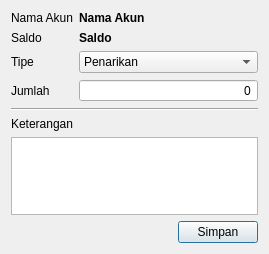
<?xml version="1.0" encoding="UTF-8"?>
<ui version="4.0">
 <class>DepositDialog</class>
 <widget class="QDialog" name="DepositDialog">
  <property name="geometry">
   <rect>
    <x>0</x>
    <y>0</y>
    <width>269</width>
    <height>254</height>
   </rect>
  </property>
  <property name="windowTitle">
   <string>Deposit</string>
  </property>
  <layout class="QVBoxLayout" name="verticalLayout_2">
   <item>
    <layout class="QFormLayout" name="formLayout">
     <item row="0" column="0">
      <widget class="QLabel" name="label">
       <property name="text">
        <string>Nama Akun</string>
       </property>
      </widget>
     </item>
     <item row="0" column="1">
      <widget class="QLabel" name="nameLabel">
       <property name="font">
        <font>
         <bold>true</bold>
        </font>
       </property>
       <property name="text">
        <string>Nama Akun</string>
       </property>
      </widget>
     </item>
     <item row="1" column="0">
      <widget class="QLabel" name="label_5">
       <property name="text">
        <string>Saldo</string>
       </property>
      </widget>
     </item>
     <item row="1" column="1">
      <widget class="QLabel" name="balanceLabel">
       <property name="font">
        <font>
         <bold>true</bold>
        </font>
       </property>
       <property name="text">
        <string>Saldo</string>
       </property>
      </widget>
     </item>
     <item row="2" column="0">
      <widget class="QLabel" name="label_3">
       <property name="text">
        <string>Tipe</string>
       </property>
      </widget>
     </item>
     <item row="2" column="1">
      <widget class="QComboBox" name="tipeCombo">
       <item>
        <property name="text">
         <string>Penarikan</string>
        </property>
       </item>
       <item>
        <property name="text">
         <string>Penambahan</string>
        </property>
       </item>
      </widget>
     </item>
     <item row="3" column="0">
      <widget class="QLabel" name="label_4">
       <property name="text">
        <string>Jumlah</string>
       </property>
      </widget>
     </item>
     <item row="3" column="1">
      <widget class="QSpinBox" name="jumlahSpinBox">
       <property name="alignment">
        <set>Qt::AlignmentFlag::AlignRight|Qt::AlignmentFlag::AlignTrailing|Qt::AlignmentFlag::AlignVCenter</set>
       </property>
       <property name="buttonSymbols">
        <enum>QAbstractSpinBox::ButtonSymbols::NoButtons</enum>
       </property>
       <property name="accelerated">
        <bool>true</bool>
       </property>
       <property name="showGroupSeparator" stdset="0">
        <bool>true</bool>
       </property>
       <property name="maximum">
        <number>99999999</number>
       </property>
       <property name="singleStep">
        <number>1000</number>
       </property>
      </widget>
     </item>
     <item row="5" column="0" colspan="2">
      <layout class="QVBoxLayout" name="verticalLayout">
       <item>
        <widget class="QLabel" name="label_7">
         <property name="text">
          <string>Keterangan</string>
         </property>
        </widget>
       </item>
       <item>
        <widget class="QPlainTextEdit" name="notesEdit">
         <property name="tabChangesFocus">
          <bool>true</bool>
         </property>
        </widget>
       </item>
      </layout>
     </item>
     <item row="4" column="0" colspan="2">
      <widget class="Line" name="line">
       <property name="orientation">
        <enum>Qt::Orientation::Horizontal</enum>
       </property>
      </widget>
     </item>
    </layout>
   </item>
   <item alignment="Qt::AlignmentFlag::AlignRight">
    <widget class="QPushButton" name="simpanButton">
     <property name="text">
      <string>Simpan</string>
     </property>
    </widget>
   </item>
  </layout>
 </widget>
 <tabstops>
  <tabstop>tipeCombo</tabstop>
  <tabstop>jumlahSpinBox</tabstop>
  <tabstop>notesEdit</tabstop>
  <tabstop>simpanButton</tabstop>
 </tabstops>
 <resources/>
 <connections/>
</ui>
